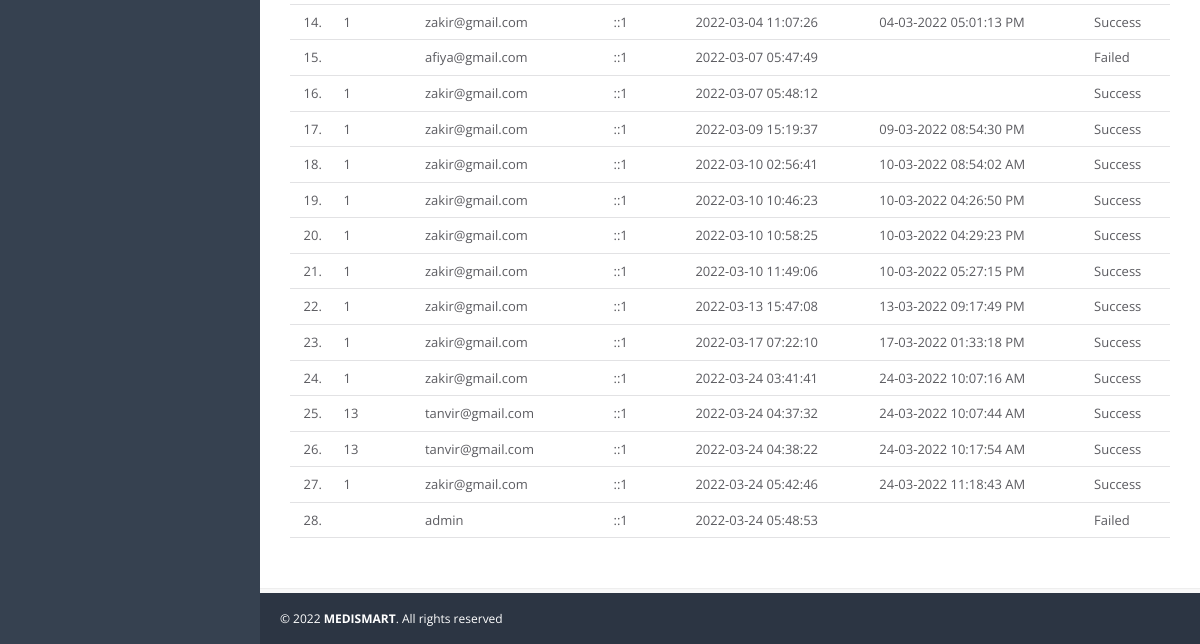
/hms/admin/doctor-logs.php (signed in, lower part), run on an earlier commit of the app's database.
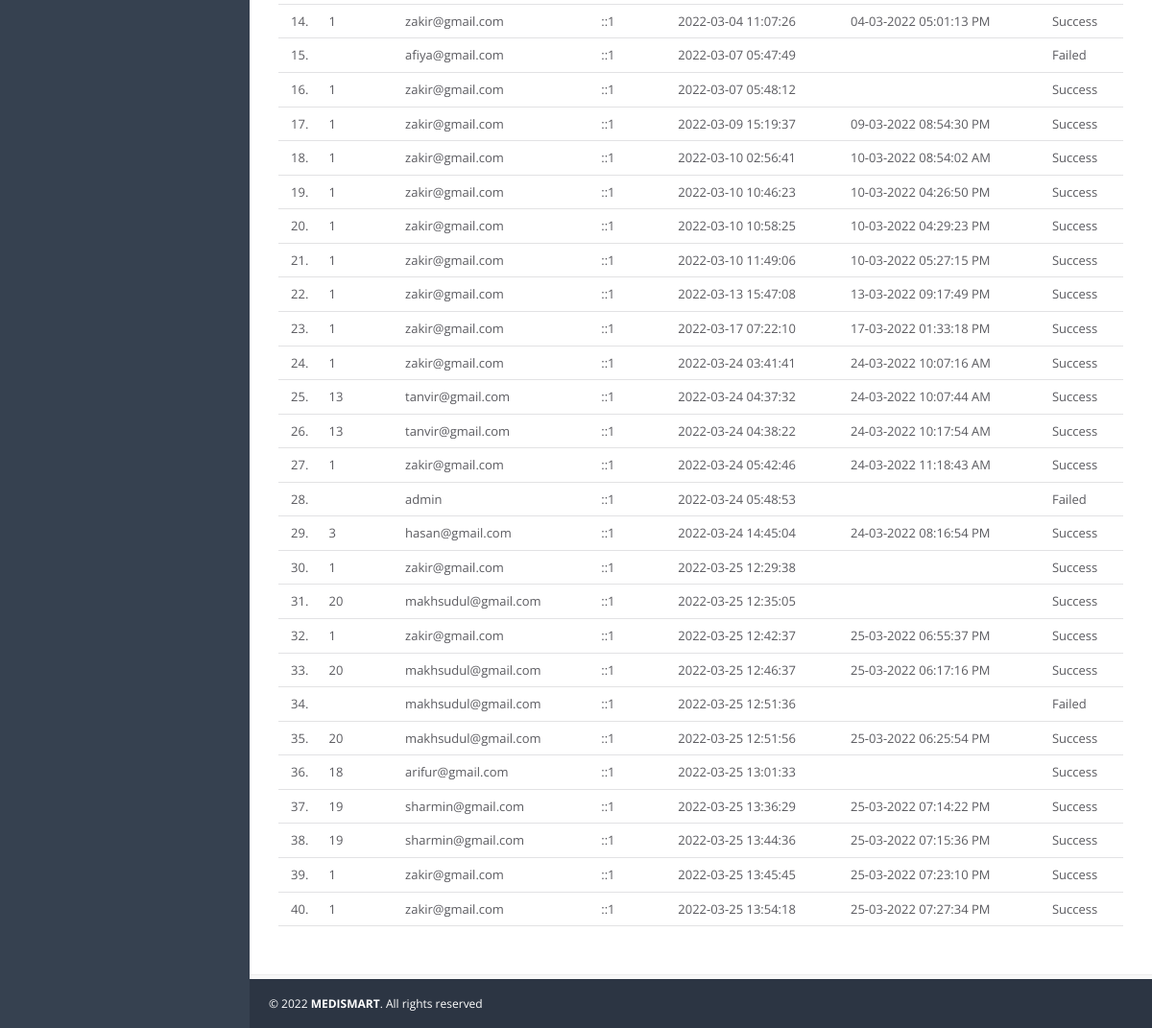
And on a later commit of the database.
### tables this page shows
CREATE TABLE `doctorslog` (
  `id` int(11) NOT NULL,
  `uid` int(11) DEFAULT NULL,
  `username` varchar(255) DEFAULT NULL,
  `userip` binary(16) DEFAULT NULL,
  `loginTime` timestamp NULL DEFAULT current_timestamp(),
  `logout` varchar(255) DEFAULT NULL,
  `status` int(11) DEFAULT NULL
);

### hms/admin/doctor-logs.php (the view, shortened to what this page needs)
<?php
include('include/config.php');
?>
<!DOCTYPE html>
<html lang="en">
	<head>
		<link rel="stylesheet" href="vendor/bootstrap/css/bootstrap.min.css">
		<link rel="stylesheet" href="vendor/fontawesome/css/font-awesome.min.css">
		<link rel="stylesheet" href="vendor/themify-icons/themify-icons.min.css">
		<link href="vendor/animate.css/animate.min.css" rel="stylesheet" media="screen">
		<link href="vendor/perfect-scrollbar/perfect-scrollbar.min.css" rel="stylesheet" media="screen">
		<link href="vendor/switchery/switchery.min.css" rel="stylesheet" media="screen">
		<link href="vendor/bootstrap-touchspin/jquery.bootstrap-touchspin.min.css" rel="stylesheet" media="screen">
		<link href="vendor/select2/select2.min.css" rel="stylesheet" media="screen">
		<link href="vendor/bootstrap-datepicker/bootstrap-datepicker3.standalone.min.css" rel="stylesheet" media="screen">
		<link href="vendor/bootstrap-timepicker/bootstrap-timepicker.min.css" rel="stylesheet" media="screen">
		<link rel="stylesheet" href="assets/css/styles.css">
		<link rel="stylesheet" href="assets/css/plugins.css">
		<link rel="stylesheet" href="assets/css/themes/theme-5.css" id="skin_color" />
	</head>
	<body>
		<div id="app">
<?php include('include/sidebar.php');?>
			<div class="app-content">
				<div class="main-content" >
					<div class="wrap-content container" id="container">
						<div class="container-fluid container-fullw bg-white">
									<div class="row">
								<div class="col-md-12">
									<table class="table table-hover" id="sample-table-1">
										<tbody>
<?php
$sql=mysqli_query($con,"select * from doctorslog ");
$cnt=1;
while($row=mysqli_fetch_array($sql))
{
?>
											<tr>
												<td class="center"><?php echo $cnt;?>.</td>
												<td class="hidden-xs"><?php echo $row['uid'];?></td>
												<td class="hidden-xs"><?php echo $row['username'];?></td>
												<td><?php echo $row['userip'];?></td>
												<td><?php echo $row['loginTime'];?></td>
												<td><?php echo $row['logout'];?>
												</td>
												<td>
<?php if($row['status']==1)
{
	echo "Success";
}
else
{
	echo "Failed";
}?>
</td>
											</tr>
											<?php
$cnt=$cnt+1;
											 }?>
										</tbody>
									</table>
								</div>
							</div>
								</div>
					</div>
				</div>
			</div>
	<?php include('include/footer.php');?>
		</div>
	</body>
</html>

What changed in the data, as far as the page shows it:
added doctorslog: uid "3", username "hasan@gmail.com", userip "::1", loginTime "2022-03-24 14:45:04", logout "24-03-2022 08:16:54 PM", status "Success"
added doctorslog: uid "1", username "zakir@gmail.com", userip "::1", loginTime "2022-03-25 12:29:38", status "Success"
added doctorslog: uid "20", username "makhsudul@gmail.com", userip "::1", loginTime "2022-03-25 12:35:05", status "Success"
added doctorslog: uid "1", username "zakir@gmail.com", userip "::1", loginTime "2022-03-25 12:42:37", logout "25-03-2022 06:55:37 PM", status "Success"
added doctorslog: uid "20", username "makhsudul@gmail.com", userip "::1", loginTime "2022-03-25 12:46:37", logout "25-03-2022 06:17:16 PM", status "Success"
added doctorslog: username "makhsudul@gmail.com", userip "::1", loginTime "2022-03-25 12:51:36", status "Failed"
added doctorslog: uid "20", username "makhsudul@gmail.com", userip "::1", loginTime "2022-03-25 12:51:56", logout "25-03-2022 06:25:54 PM", status "Success"
added doctorslog: uid "18", username "arifur@gmail.com", userip "::1", loginTime "2022-03-25 13:01:33", status "Success"
added doctorslog: uid "19", username "sharmin@gmail.com", userip "::1", loginTime "2022-03-25 13:36:29", logout "25-03-2022 07:14:22 PM", status "Success"
added doctorslog: uid "19", username "sharmin@gmail.com", userip "::1", loginTime "2022-03-25 13:44:36", logout "25-03-2022 07:15:36 PM", status "Success"
added doctorslog: uid "1", username "zakir@gmail.com", userip "::1", loginTime "2022-03-25 13:45:45", logout "25-03-2022 07:23:10 PM", status "Success"
added doctorslog: uid "1", username "zakir@gmail.com", userip "::1", loginTime "2022-03-25 13:54:18", logout "25-03-2022 07:27:34 PM", status "Success"
